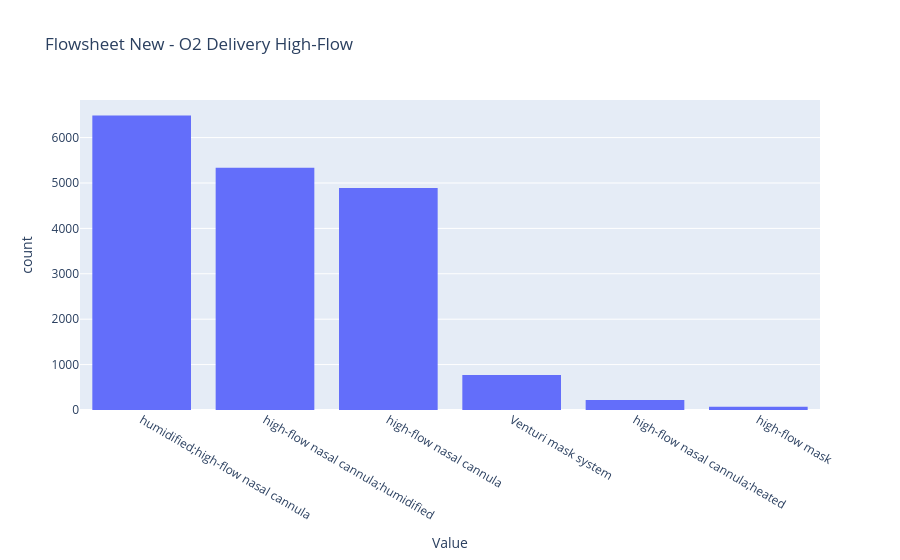

The code cell stored with this chart in its notebook:
### Code cell
fig = px.histogram(flowsheets_new.filter(pl.col("Event_Grouper") == "O2 Delivery High-Flow").to_pandas(), x="Value", title="Flowsheet New - O2 Delivery High-Flow",)
fig.update_xaxes(categoryorder='total descending')

### Figure 1 — Plotly figure (JSON) as saved in the notebook; plotly's stock layout.template omitted (floating-point values rounded to 4 significant figures; data arrays with more than 128 entries replaced by an {"elided": "..."} marker saying what was removed)
{"data": [{"alignmentgroup": "True", "bingroup": "x", "hovertemplate": "Value=%{x}<br>count=%{y}<extra></extra>", "legendgroup": "", "marker": {"color": "#636efa", "pattern": {"shape": ""}}, "name": "", "offsetgroup": "", "orientation": "v", "showlegend": false, "type": "histogram", "x": {"elided": "17772 str values"}, "xaxis": "x", "yaxis": "y"}], "layout": {"barmode": "relative", "legend": {"tracegroupgap": 0}, "title": {"text": "Flowsheet New - O2 Delivery High-Flow"}, "xaxis": {"anchor": "y", "categoryorder": "total descending", "domain": [0, 1], "title": {"text": "Value"}}, "yaxis": {"anchor": "x", "domain": [0, 1], "title": {"text": "count"}}}}
